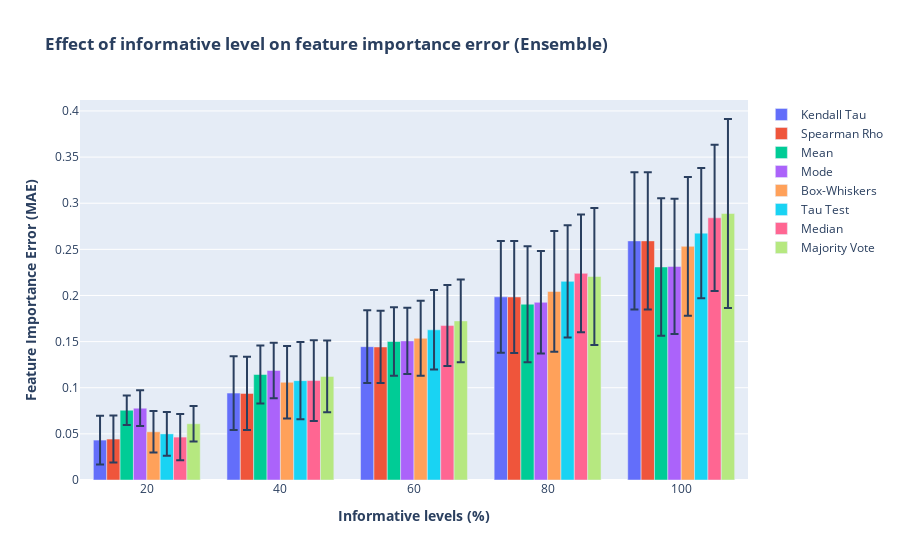

Notebook code for this chart:
### Code cell
# Create figure with secondary y-axis
info = ['20', '40', '60', '80', '100']
    
y = [kendall_info_mean, spearman_info_mean, mean_info_mean, mode_info_mean, box_info_mean, tau_info_mean,
     median_info_mean, maj_info_mean]

err = [kendall_info_std, spearman_info_std, mean_info_std, mode_info_std, box_info_std, tau_info_std,
       median_info_std, maj_info_std]
name = ["Kendall Tau", "Spearman Rho", "Mean", "Mode", "Box-Whiskers", 'Tau Test', 'Median','Majority Vote']

fig = make_subplots(specs=[[{"secondary_y": False}]])
figure_add_traces(info, y, name, err)


# Add figure title
fig.update_layout(
    title_text="<b>Effect of informative level on feature importance error (Ensemble)</b>",
    barmode='group'
)
# fig.update_traces(texttemplate='%{text:.2s}', textposition='outside')
# fig.update_layout(uniformtext_minsize=8, uniformtext_mode='hide')


# Set x-axis title
fig.update_xaxes(title_text="<b>Informative levels (%)</b>")

# Set y-axes titles
fig.update_yaxes(title_text="<b>Feature Importance Error (MAE)</b>", secondary_y=False)
#fig.update_yaxes(title_text="<b>SHAP Error</b>", secondary_y=True)


fig.show()

### Figure 1 — Plotly figure (JSON) as saved in the notebook; plotly's stock layout.template omitted (floating-point values rounded to 4 significant figures)
{"data": [{"error_y": {"array": [0.0264, 0.04002, 0.03945, 0.06066, 0.07439], "type": "data"}, "name": "Kendall Tau", "offsetgroup": "0", "showlegend": true, "type": "bar", "x": ["20", "40", "60", "80", "100"], "xaxis": "x", "y": [0.04326, 0.09418, 0.1445, 0.1985, 0.2592], "yaxis": "y"}, {"error_y": {"array": [0.02543, 0.03975, 0.03919, 0.06061, 0.07439], "type": "data"}, "name": "Spearman Rho", "offsetgroup": "1", "showlegend": true, "type": "bar", "x": ["20", "40", "60", "80", "100"], "xaxis": "x", "y": [0.04438, 0.09389, 0.1442, 0.1984, 0.2592], "yaxis": "y"}, {"error_y": {"array": [0.01604, 0.03136, 0.03711, 0.06282, 0.07444], "type": "data"}, "name": "Mean", "offsetgroup": "2", "showlegend": true, "type": "bar", "x": ["20", "40", "60", "80", "100"], "xaxis": "x", "y": [0.07562, 0.1144, 0.1501, 0.1905, 0.2309], "yaxis": "y"}, {"error_y": {"array": [0.0193, 0.03008, 0.03584, 0.05556, 0.07327], "type": "data"}, "name": "Mode", "offsetgroup": "3", "showlegend": true, "type": "bar", "x": ["20", "40", "60", "80", "100"], "xaxis": "x", "y": [0.07787, 0.1187, 0.1508, 0.1926, 0.2315], "yaxis": "y"}, {"error_y": {"array": [0.02249, 0.03936, 0.04067, 0.06546, 0.0752], "type": "data"}, "name": "Box-Whiskers", "offsetgroup": "4", "showlegend": true, "type": "bar", "x": ["20", "40", "60", "80", "100"], "xaxis": "x", "y": [0.05225, 0.1059, 0.1536, 0.2044, 0.2532], "yaxis": "y"}, {"error_y": {"array": [0.02377, 0.04185, 0.04305, 0.06089, 0.07067], "type": "data"}, "name": "Tau Test", "offsetgroup": "5", "showlegend": true, "type": "bar", "x": ["20", "40", "60", "80", "100"], "xaxis": "x", "y": [0.05, 0.1077, 0.1628, 0.2153, 0.2676], "yaxis": "y"}, {"error_y": {"array": [0.02496, 0.04373, 0.04389, 0.06385, 0.07928], "type": "data"}, "name": "Median", "offsetgroup": "6", "showlegend": true, "type": "bar", "x": ["20", "40", "60", "80", "100"], "xaxis": "x", "y": [0.04651, 0.1078, 0.1674, 0.224, 0.2842], "yaxis": "y"}, {"error_y": {"array": [0.01931, 0.03885, 0.04477, 0.07431, 0.1024], "type": "data"}, "name": "Majority Vote", "offsetgroup": "7", "showlegend": true, "type": "bar", "x": ["20", "40", "60", "80", "100"], "xaxis": "x", "y": [0.06101, 0.1123, 0.1725, 0.2206, 0.2888], "yaxis": "y"}], "layout": {"barmode": "group", "title": {"text": "<b>Effect of informative level on feature importance error (Ensemble)</b>"}, "xaxis": {"anchor": "y", "domain": [0, 1], "title": {"text": "<b>Informative levels (%)</b>"}}, "yaxis": {"anchor": "x", "domain": [0, 1], "title": {"text": "<b>Feature Importance Error (MAE)</b>"}}}}
